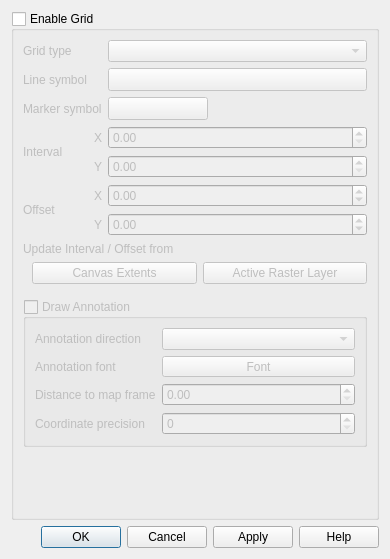
<?xml version="1.0" encoding="UTF-8"?>
<ui version="4.0">
 <class>QgsDecorationGridDialog</class>
 <widget class="QDialog" name="QgsDecorationGridDialog">
  <property name="geometry">
   <rect>
    <x>0</x>
    <y>0</y>
    <width>390</width>
    <height>559</height>
   </rect>
  </property>
  <property name="windowTitle">
   <string>Grid Properties</string>
  </property>
  <layout class="QVBoxLayout" name="verticalLayout">
   <property name="sizeConstraint">
    <enum>QLayout::SetMinimumSize</enum>
   </property>
   <item>
    <widget class="QGroupBox" name="grpEnable">
     <property name="title">
      <string>Enable Grid</string>
     </property>
     <property name="checkable">
      <bool>true</bool>
     </property>
     <property name="checked">
      <bool>false</bool>
     </property>
     <layout class="QGridLayout" name="gridLayout_3">
      <item row="7" column="2">
       <widget class="QgsDoubleSpinBox" name="mOffsetXEdit">
        <property name="sizePolicy">
         <sizepolicy hsizetype="Expanding" vsizetype="Fixed">
          <horstretch>0</horstretch>
          <verstretch>0</verstretch>
         </sizepolicy>
        </property>
        <property name="minimum">
         <double>-10000000000000000.000000000000000</double>
        </property>
        <property name="maximum">
         <double>10000000000000000.000000000000000</double>
        </property>
       </widget>
      </item>
      <item row="6" column="1">
       <widget class="QLabel" name="mIntervalYLabel">
        <property name="text">
         <string>Y</string>
        </property>
        <property name="alignment">
         <set>Qt::AlignRight|Qt::AlignTrailing|Qt::AlignVCenter</set>
        </property>
        <property name="wordWrap">
         <bool>true</bool>
        </property>
       </widget>
      </item>
      <item row="10" column="0" colspan="3">
       <layout class="QGridLayout" name="gridLayout_4">
        <property name="leftMargin">
         <number>9</number>
        </property>
        <property name="topMargin">
         <number>0</number>
        </property>
        <property name="rightMargin">
         <number>0</number>
        </property>
        <property name="bottomMargin">
         <number>9</number>
        </property>
        <item row="0" column="1">
         <widget class="QPushButton" name="mPbtnUpdateFromLayer">
          <property name="text">
           <string>Active Raster Layer</string>
          </property>
         </widget>
        </item>
        <item row="0" column="0">
         <widget class="QPushButton" name="mPbtnUpdateFromExtents">
          <property name="text">
           <string>Canvas Extents</string>
          </property>
         </widget>
        </item>
       </layout>
      </item>
      <item row="23" column="0" colspan="3">
       <widget class="QGroupBox" name="mDrawAnnotationCheckBox">
        <property name="title">
         <string>Draw Annotation</string>
        </property>
        <property name="flat">
         <bool>false</bool>
        </property>
        <property name="checkable">
         <bool>true</bool>
        </property>
        <property name="checked">
         <bool>false</bool>
        </property>
        <layout class="QGridLayout" name="gridLayout">
         <property name="sizeConstraint">
          <enum>QLayout::SetMinimumSize</enum>
         </property>
         <item row="3" column="1">
          <widget class="QgsSpinBox" name="mCoordinatePrecisionSpinBox"/>
         </item>
         <item row="2" column="1">
          <widget class="QgsDoubleSpinBox" name="mDistanceToMapFrameSpinBox"/>
         </item>
         <item row="0" column="1">
          <widget class="QComboBox" name="mAnnotationDirectionComboBox"/>
         </item>
         <item row="3" column="0">
          <widget class="QLabel" name="mCoordinatePrecisionLabel">
           <property name="text">
            <string>Coordinate precision</string>
           </property>
           <property name="wordWrap">
            <bool>true</bool>
           </property>
          </widget>
         </item>
         <item row="2" column="0">
          <widget class="QLabel" name="mDistanceToFrameLabel">
           <property name="text">
            <string>Distance to map frame</string>
           </property>
           <property name="wordWrap">
            <bool>true</bool>
           </property>
          </widget>
         </item>
         <item row="0" column="0">
          <widget class="QLabel" name="mAnnotationDirectionLabel">
           <property name="frameShape">
            <enum>QFrame::NoFrame</enum>
           </property>
           <property name="text">
            <string>Annotation direction</string>
           </property>
           <property name="wordWrap">
            <bool>true</bool>
           </property>
          </widget>
         </item>
         <item row="1" column="1">
          <widget class="QgsFontButton" name="mAnnotationFontButton">
           <property name="sizePolicy">
            <sizepolicy hsizetype="Expanding" vsizetype="Fixed">
             <horstretch>0</horstretch>
             <verstretch>0</verstretch>
            </sizepolicy>
           </property>
           <property name="text">
            <string>Font</string>
           </property>
          </widget>
         </item>
         <item row="1" column="0">
          <widget class="QLabel" name="mAnnotationFontLabel">
           <property name="text">
            <string>Annotation font</string>
           </property>
          </widget>
         </item>
        </layout>
       </widget>
      </item>
      <item row="24" column="0" colspan="3">
       <spacer name="verticalSpacer">
        <property name="orientation">
         <enum>Qt::Vertical</enum>
        </property>
        <property name="sizeHint" stdset="0">
         <size>
          <width>20</width>
          <height>20</height>
         </size>
        </property>
       </spacer>
      </item>
      <item row="0" column="2">
       <widget class="QComboBox" name="mGridTypeComboBox">
        <property name="sizePolicy">
         <sizepolicy hsizetype="Minimum" vsizetype="Fixed">
          <horstretch>0</horstretch>
          <verstretch>0</verstretch>
         </sizepolicy>
        </property>
        <property name="minimumSize">
         <size>
          <width>100</width>
          <height>0</height>
         </size>
        </property>
       </widget>
      </item>
      <item row="8" column="1">
       <widget class="QLabel" name="mOffsetYLabel">
        <property name="text">
         <string>Y</string>
        </property>
        <property name="alignment">
         <set>Qt::AlignRight|Qt::AlignTrailing|Qt::AlignVCenter</set>
        </property>
        <property name="wordWrap">
         <bool>true</bool>
        </property>
       </widget>
      </item>
      <item row="8" column="2">
       <widget class="QgsDoubleSpinBox" name="mOffsetYEdit">
        <property name="minimum">
         <double>-10000000000000000.000000000000000</double>
        </property>
        <property name="maximum">
         <double>10000000000000000.000000000000000</double>
        </property>
       </widget>
      </item>
      <item row="5" column="0" rowspan="2">
       <widget class="QLabel" name="mIntervalLabel">
        <property name="text">
         <string>Interval</string>
        </property>
        <property name="wordWrap">
         <bool>true</bool>
        </property>
       </widget>
      </item>
      <item row="6" column="2">
       <widget class="QgsDoubleSpinBox" name="mIntervalYEdit">
        <property name="maximum">
         <double>10000000000000000.000000000000000</double>
        </property>
       </widget>
      </item>
      <item row="0" column="0" colspan="2">
       <widget class="QLabel" name="mGridTypeLabel">
        <property name="text">
         <string>Grid type</string>
        </property>
        <property name="wordWrap">
         <bool>true</bool>
        </property>
       </widget>
      </item>
      <item row="7" column="1">
       <widget class="QLabel" name="mOffsetXLabel">
        <property name="text">
         <string>X</string>
        </property>
        <property name="alignment">
         <set>Qt::AlignRight|Qt::AlignTrailing|Qt::AlignVCenter</set>
        </property>
       </widget>
      </item>
      <item row="5" column="2">
       <widget class="QgsDoubleSpinBox" name="mIntervalXEdit">
        <property name="maximum">
         <double>10000000000000000.000000000000000</double>
        </property>
       </widget>
      </item>
      <item row="7" column="0" rowspan="2">
       <widget class="QLabel" name="mOffsetLabel">
        <property name="text">
         <string>Offset</string>
        </property>
        <property name="wordWrap">
         <bool>true</bool>
        </property>
       </widget>
      </item>
      <item row="1" column="2">
       <widget class="QgsSymbolButton" name="mLineSymbolButton">
        <property name="enabled">
         <bool>false</bool>
        </property>
        <property name="sizePolicy">
         <sizepolicy hsizetype="Preferred" vsizetype="Preferred">
          <horstretch>0</horstretch>
          <verstretch>0</verstretch>
         </sizepolicy>
        </property>
        <property name="minimumSize">
         <size>
          <width>100</width>
          <height>0</height>
         </size>
        </property>
        <property name="text">
         <string/>
        </property>
       </widget>
      </item>
      <item row="1" column="0" colspan="2">
       <widget class="QLabel" name="mLineSymbolLabel">
        <property name="text">
         <string>Line symbol</string>
        </property>
        <property name="wordWrap">
         <bool>true</bool>
        </property>
       </widget>
      </item>
      <item row="9" column="0" colspan="3">
       <widget class="QLabel" name="mUpdateIntervalOffsetLabel">
        <property name="text">
         <string>Update Interval / Offset from</string>
        </property>
       </widget>
      </item>
      <item row="5" column="1">
       <widget class="QLabel" name="mIntervalXLabel">
        <property name="text">
         <string>X</string>
        </property>
        <property name="alignment">
         <set>Qt::AlignRight|Qt::AlignTrailing|Qt::AlignVCenter</set>
        </property>
       </widget>
      </item>
      <item row="4" column="2">
       <widget class="QWidget" name="mMarkerSymbolFrame" native="true">
        <layout class="QHBoxLayout" name="horizontalLayout">
         <property name="leftMargin">
          <number>0</number>
         </property>
         <property name="topMargin">
          <number>0</number>
         </property>
         <property name="rightMargin">
          <number>0</number>
         </property>
         <property name="bottomMargin">
          <number>0</number>
         </property>
         <item>
          <widget class="QgsSymbolButton" name="mMarkerSymbolButton">
           <property name="enabled">
            <bool>false</bool>
           </property>
           <property name="sizePolicy">
            <sizepolicy hsizetype="Preferred" vsizetype="Preferred">
             <horstretch>0</horstretch>
             <verstretch>0</verstretch>
            </sizepolicy>
           </property>
           <property name="minimumSize">
            <size>
             <width>100</width>
             <height>0</height>
            </size>
           </property>
           <property name="text">
            <string/>
           </property>
          </widget>
         </item>
         <item>
          <spacer name="horizontalSpacer">
           <property name="orientation">
            <enum>Qt::Horizontal</enum>
           </property>
           <property name="sizeHint" stdset="0">
            <size>
             <width>40</width>
             <height>20</height>
            </size>
           </property>
          </spacer>
         </item>
        </layout>
       </widget>
      </item>
      <item row="4" column="0" colspan="2">
       <widget class="QLabel" name="mMarkerSymbolLabel">
        <property name="text">
         <string>Marker symbol</string>
        </property>
        <property name="wordWrap">
         <bool>true</bool>
        </property>
       </widget>
      </item>
     </layout>
    </widget>
   </item>
   <item>
    <widget class="QDialogButtonBox" name="buttonBox">
     <property name="orientation">
      <enum>Qt::Horizontal</enum>
     </property>
     <property name="standardButtons">
      <set>QDialogButtonBox::Apply|QDialogButtonBox::Cancel|QDialogButtonBox::Help|QDialogButtonBox::Ok</set>
     </property>
    </widget>
   </item>
  </layout>
 </widget>
 <customwidgets>
  <customwidget>
   <class>QgsDoubleSpinBox</class>
   <extends>QDoubleSpinBox</extends>
   <header>qgsdoublespinbox.h</header>
  </customwidget>
  <customwidget>
   <class>QgsSymbolButton</class>
   <extends>QToolButton</extends>
   <header>qgssymbolbutton.h</header>
  </customwidget>
  <customwidget>
   <class>QgsSpinBox</class>
   <extends>QSpinBox</extends>
   <header>qgsspinbox.h</header>
  </customwidget>
  <customwidget>
   <class>QgsFontButton</class>
   <extends>QToolButton</extends>
   <header>qgsfontbutton.h</header>
  </customwidget>
 </customwidgets>
 <tabstops>
  <tabstop>grpEnable</tabstop>
  <tabstop>mGridTypeComboBox</tabstop>
  <tabstop>mLineSymbolButton</tabstop>
  <tabstop>mMarkerSymbolButton</tabstop>
  <tabstop>mIntervalXEdit</tabstop>
  <tabstop>mIntervalYEdit</tabstop>
  <tabstop>mOffsetXEdit</tabstop>
  <tabstop>mOffsetYEdit</tabstop>
  <tabstop>mPbtnUpdateFromExtents</tabstop>
  <tabstop>mPbtnUpdateFromLayer</tabstop>
  <tabstop>mDrawAnnotationCheckBox</tabstop>
  <tabstop>mAnnotationDirectionComboBox</tabstop>
  <tabstop>mAnnotationFontButton</tabstop>
  <tabstop>mDistanceToMapFrameSpinBox</tabstop>
  <tabstop>mCoordinatePrecisionSpinBox</tabstop>
 </tabstops>
 <resources/>
 <connections/>
</ui>
